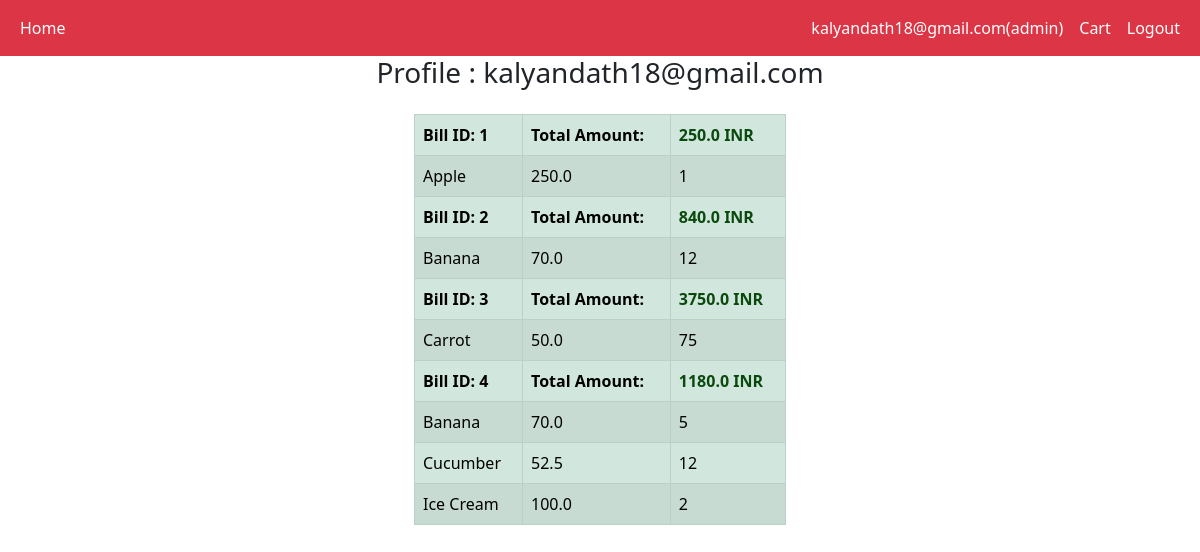
The app's page /profile (signed in) with its own data.
### application/models.py (models this page shows)
class User(db.Model, UserMixin):
    __tablename__="user"
    id = db.Column(db.Integer(), primary_key=True)
    email = db.Column(db.String(255), unique=True)
    username = db.Column(db.String(255), unique=True)
    password = db.Column(db.String(255), nullable=False)
    active = db.Column(db.Boolean())
    fs_uniquifier = db.Column(db.String(255), unique=True, nullable=False)
    roles = db.relationship("Role", secondary="roles_users", backref=db.backref("users", lazy="dynamic"))

class Role(db.Model, RoleMixin):
    __tablename__="role"
    id = db.Column(db.Integer(), primary_key=True)
    name = db.Column(db.String(80), unique=True)
    description = db.Column(db.String(255))

class Bills(db.Model):
    __tablename__ = "bills"
    bill_id = db.Column(db.Integer(), primary_key = True, autoincrement = True)
    user_id = db.Column(db.Integer(), db.ForeignKey("user.id"))
    total_amount = db.Column(db.Float(), nullable= False)
    bill_items = db.relationship("Bill_items", backref="bills")

class Bill_items(db.Model): #given product_name and price to avoid integrity constriants on deleting a product on products table
    __tablename__ = "bill_items"
    bill_item_id = db.Column(db.Integer(),primary_key = True, autoincrement = True)
    bill_id = db.Column(db.Integer(),db.ForeignKey("bills.bill_id"))
    product_name = db.Column(db.String, nullable= False)
    price = db.Column(db.Float(),db.CheckConstraint('price >= 0.0', name='check_cart_price '), nullable= False)
    quantity = db.Column(db.Integer,db.CheckConstraint('quantity >= 0', name='check_cart_quantity') , nullable= False)

### application/routes.py (the view)
@app.route("/profile", methods=["GET"])
@login_required
def profile():
    if request.method == "GET":
        bills = Bills.query.filter_by(user_id = current_user.id).all()
        return render_template("profile.html",bills=bills)

### templates/profile.html (shortened to what this page needs)
<!DOCTYPE html>
<html lang="en">
<head>
</head>
<body>
    {% if current_user.is_authenticated %}
			{% include "logged_navbar.html" %}
	{% else %}
			{% include "general_navbar.html" %}
	{% endif %}
    <div class="container">
        <div class="row text-center">
            <h3>Profile : {{ current_user.email }}</h3>
        </div>
            <div class="col-4 mx-auto">
                <table class="table table-success table-striped table-hover  table-bordered align-middle">
                    {% for bill in bills %}
                    <thead>
                        <tr>
                            <th>Bill ID: {{bill.bill_id}}</th>
                            <th>Total Amount:</th>
                            <th style="color: #0b490e;"> {{ bill.total_amount }} INR </th>
                        </tr>
                    </thead>
                        {% for item in bill.bill_items %}
                        <tr>
                            <td>{{ item.product_name }}</td>
                            <td>{{ item.price }}</td>
                            <td>{{ item.quantity }}</td>
                        </tr>
                        {% endfor %}
                    {% endfor %}
                </table>
            </div>
        </div>
</body>
</html>

### templates/logged_navbar.html (shortened to what this page needs)
<!DOCTYPE html>
<html>
	<head>
		<link href="https://cdn.jsdelivr.net/npm/bootstrap@5.0.2/dist/css/bootstrap.min.css" rel="stylesheet">
	</head>
	<body>
		<nav class="navbar navbar-expand-sm bg-danger navbar-dark sticky-top">
			<div class="container-fluid">
				<ul class="navbar-nav">
					<li class="nav-item">
						<a class="nav-link active" href="/">Home</a>
					</li>
				</ul>
                <ul class="navbar-nav ml-auto">
                    <li class="nav-item active">
                            <a class="nav-link active" href="/profile">{{ current_user.email}}{% for role in current_user.roles%}({{role.name}}){% endfor %}</a>
                    </li>
					<li class="nav-item active">
                        <a class="nav-link active" href="/view_cart">Cart</a>
                    </li>
                    <li class="nav-item active">
                        <a class="nav-link active" href="/logout">Logout</a>
                    </li>
                </ul>
			</div>
		</nav>
	</body>
</html>

### records on screen
User: email "kalyandath18@gmail.com"
Role: name "admin"
Bills: bill_id "1", total_amount "250.0"
Bill_items: product_name "Apple", price "250.0", quantity "1"
Bills: bill_id "2", total_amount "840.0"
Bill_items: product_name "Banana", price "70.0", quantity "12"
Bills: bill_id "3", total_amount "3750.0"
Bill_items: product_name "Carrot", price "50.0", quantity "75"
Bills: bill_id "4", total_amount "1180.0"
Bill_items: product_name "Banana", price "70.0", quantity "5"
Bill_items: product_name "Cucumber", price "52.5", quantity "12"
Bill_items: product_name "Ice Cream", price "100.0", quantity "2"
